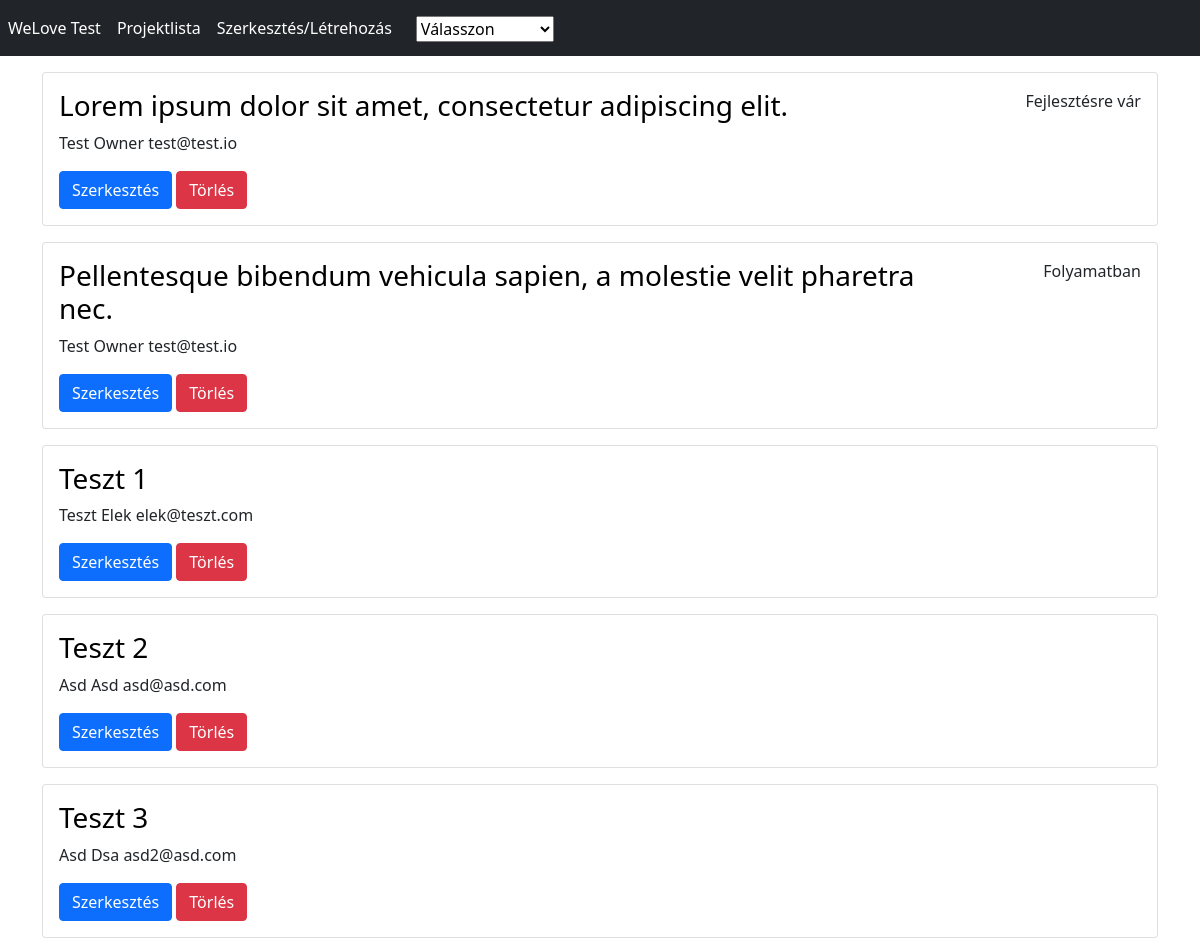
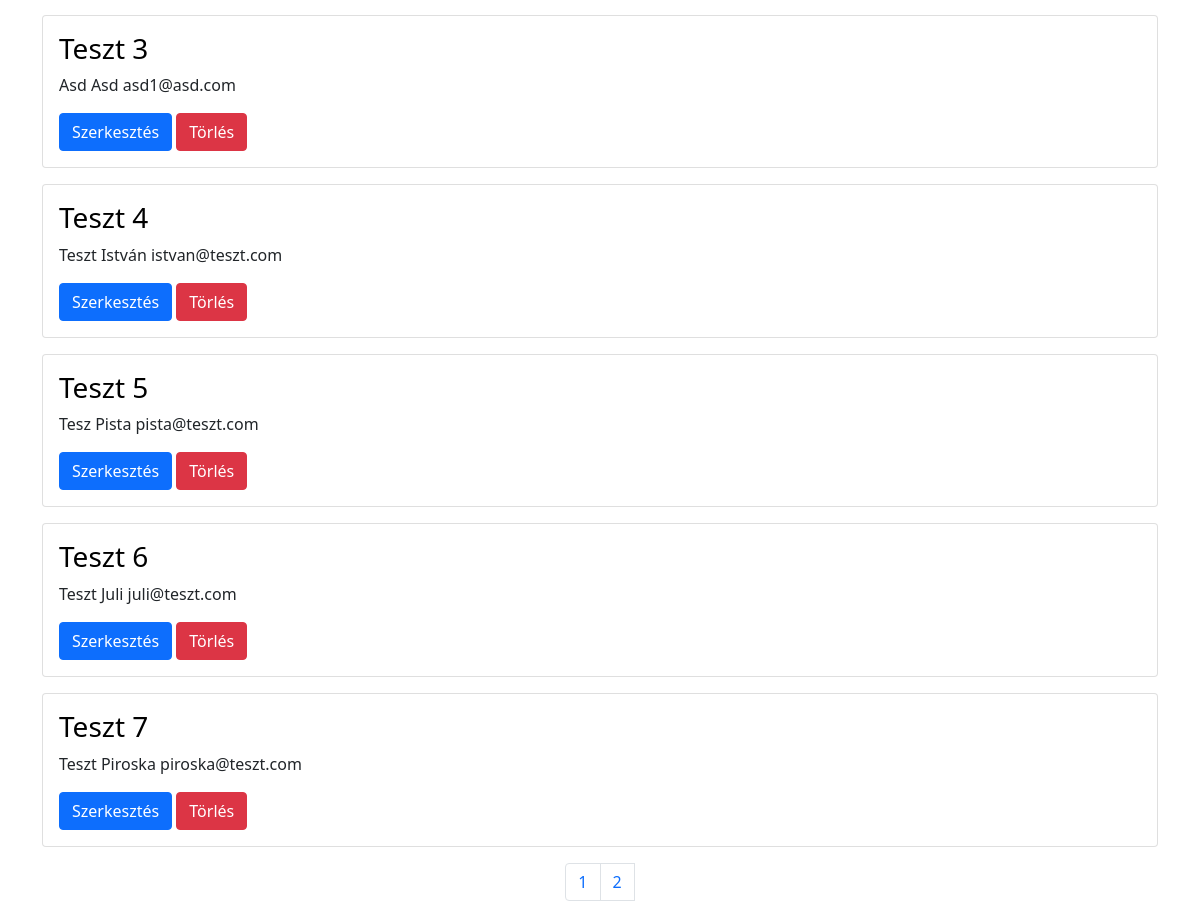
The page / on the database its author committed (2 pictures, top to bottom).
### tables this page shows
CREATE TABLE IF NOT EXISTS `projects` (
  `id` int NOT NULL AUTO_INCREMENT,
  `title` varchar(150) NOT NULL,
  `description` mediumtext NOT NULL,
  PRIMARY KEY (`id`)
);

CREATE TABLE IF NOT EXISTS `statuses` (
  `id` int NOT NULL AUTO_INCREMENT,
  `key` varchar(45) NOT NULL,
  `name` varchar(45) NOT NULL,
  PRIMARY KEY (`id`),
  UNIQUE KEY `key_UNIQUE` (`key`)
);

CREATE TABLE IF NOT EXISTS `owners` (
  `id` int NOT NULL AUTO_INCREMENT,
  `name` varchar(150) NOT NULL,
  `email` varchar(150) NOT NULL,
  PRIMARY KEY (`id`),
  UNIQUE KEY `owner_email_UNIQUE` (`email`)
);

### classes/Db.class.php (called while the page is built)
<?php
class Db {
    private $username = "root";
    private $password = "";
    private $dbName = "welove_test";
    public function connect() {
        try {
            $dbh = new PDO('mysql:host=localhost;dbname=' . $this->dbName, $this->username, $this->password);
            return $dbh;
        } catch (PDOException $e) {
            print "Error!: ".$e->getMessage()."<br>";
            die();
        }
    }
}

### traits/ProjectDao.trait.php (called while the page is built, shortened)
<?php
require_once(__DIR__.'/../classes/Db.class.php') ;
trait ProjectDAO{
    function readProject($pageOne, $perPage){
        try{
            $stmt = $this->connect()->prepare('SELECT projects.id AS projectId, title, `owners`.`name` AS contact, `email`, statuses.name AS `status`
            FROM projects
            LEFT JOIN project_owner_pivot ON project_owner_pivot.project_id = projects.id
            LEFT JOIN owners ON owners.id = project_owner_pivot.owner_id
            LEFT JOIN project_status_pivot ON project_status_pivot.project_id = projects.id
            LEFT JOIN statuses ON statuses.id = project_status_pivot.status_id
            LIMIT ?, ?
            ;');
            $stmt->bindParam(1, $pageOne, PDO::PARAM_INT);
            $stmt->bindParam(2, $perPage, PDO::PARAM_INT);
            $stmt->execute();
            return $stmt->fetchAll();
        } catch (PDOException $e) {
            echo "Error!: ".$e->getMessage()."<br>";
        }
    }
    function pagination($perPage){
        try{
            $projectCount = $this->connect()->prepare('SELECT COUNT(*) FROM projects');
            $projectCount->execute();
            $count = $projectCount->fetchColumn();
            $count = ceil($count / $perPage);
            return $count;
        }catch (PDOException $e){
            echo "Error!: ".$e->getMessage()."<br>";
        }
    }
}

### index.php (the view, shortened to what this page needs)
<?php require_once('classes/Db.class.php'); ?>
<?php require_once('traits/ProjectDao.trait.php'); ?>
<?php include 'includes/header.inc.php'; ?>
<?php include 'includes/navbar.inc.php'; ?>
<div class="container">
    <div>
        <?php
            $perPage = 10;
            if(isset($_GET['page'])){
                $page = $_GET['page'];
            }else{
                $page = "";
            }
            if($page == "" || $page == 1){
                $pageOne = 0;
            }else{
                $pageOne = ($page * $perPage) - $perPage;
            }
            $project = new Project();
            $count = $project->pagination($perPage);
            $projects = $project->readProject($pageOne, $perPage);
            if(empty($matches) && empty($projects)){
                echo "<h1>Nincs megjeleníthető tartalom</h1>";
            }else{
                foreach($projects as $p){
                    echo "<div class='card mt-3 project'>
                            <div class='card-body'>
                                <div class='row'>
                                    <div class='col-lg-10'>
                                        <input class='project-id' value='" . $p["projectId"] . "'></input>
                                        <h3><a href='readForm.php?id=". $p["projectId"] ."'>". $p["title"] ."</a></h3>
                                    </div>
                                    <div class='col-lg-2'>
                                        <p class='float-end'>". $p["status"] . "</p>
                                    </div>
                                </div>
                                <div class='row'>
                                    <p>" . $p["contact"] . " " . $p["email"] . "</p>
                                </div>
                                <div class='row'>
                                    <div class='col-lg-5'>
                                        <a href='updateForm.php?id=" . $p["projectId"] . "' class='btn btn-primary edit'>Szerkesztés</a>
                                        <button class='btn btn-danger delete' data-id=". $p["projectId"] .">Törlés</button>
                                    </div>
                                </div>
                            </div>
                        </div>";
                }
            }
        ?>
        <ul class="pagination d-flex justify-content-center mt-3">
            <?php
                for($i = 1; $i <= $count; $i++){
                    echo "<li class='page-item'><a class='page-link' href='index.php?page={$i}'>{$i}</a></li>";
                }
            ?>
        </ul>
    </div>
</div>
<?php include 'includes/footer.inc.php'; ?>

### css/stylesheet.css (style rules this page uses)
h3>a { color: black; text-decoration: none; }

### rows shown on the page
projects: title "Lorem ipsum dolor sit amet, consectetur adipiscing elit.", statuses.name "Fejlesztésre vár", owners.name "Test Owner", owners.email "test@test.io"
projects: title "Pellentesque bibendum vehicula sapien, a molestie velit pharetra nec.", statuses.name "Folyamatban", owners.name "Test Owner", owners.email "test@test.io"
projects: title "Teszt 1", owners.name "Teszt Elek", owners.email "elek@teszt.com"
projects: title "Teszt 2", owners.name "Asd Asd", owners.email "asd@asd.com"
projects: title "Teszt 3", owners.name "Asd Dsa", owners.email "asd2@asd.com"
projects: title "Teszt 3", owners.name "Asd Asd", owners.email "asd1@asd.com"
projects: title "Teszt 4", owners.name "Teszt István", owners.email "istvan@teszt.com"
projects: title "Teszt 5", owners.name "Tesz Pista", owners.email "pista@teszt.com"
projects: title "Teszt 6", owners.name "Teszt Juli", owners.email "juli@teszt.com"
projects: title "Teszt 7", owners.name "Teszt Piroska", owners.email "piroska@teszt.com"
